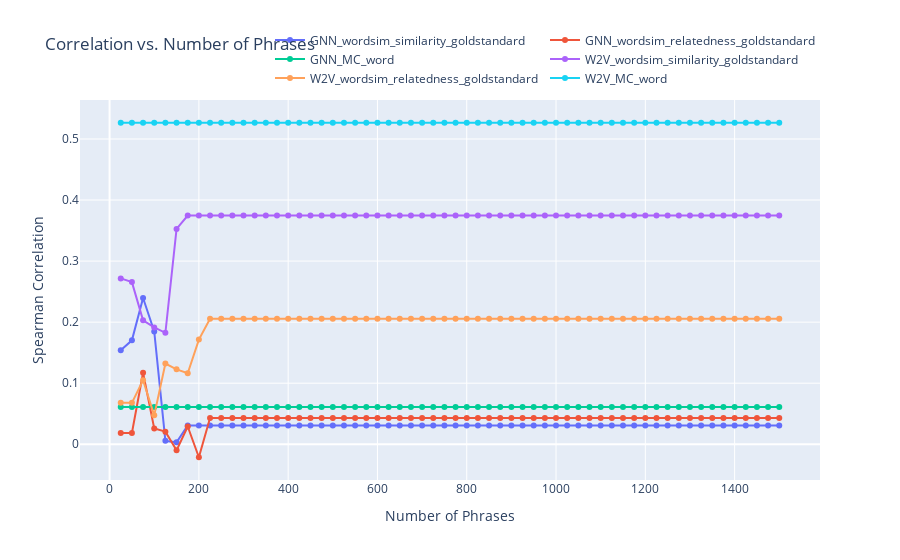

The cell this chart's notebook holds for it:
### Code cell
import pandas as pd
import plotly.graph_objs as go

# Assuming df1 and df2 are your DataFrames
df1 = pd.read_csv('resultatsgnn')
df2 = pd.read_csv('resultatsw2v')

# Define the range of phrase counts
phrase_counts = list(range(25, 1525, 25))

# Create an empty DataFrame to store the correlations
correlation_df1 = pd.DataFrame(index=phrase_counts)
correlation_df2 = pd.DataFrame(index=phrase_counts)

# Iterate over unique filepaths in DataFrame 1
for filepath in df1['filepath'].unique():
    # Filter DataFrame for the current filepath
    subset_df = df1[df1['filepath'] == filepath]
    
    # Extract correlation data
    correlations = subset_df['correlation spearman']
    
    # Interpolate correlations to align with the range of phrase counts
    interpolated_correlations = np.interp(phrase_counts, subset_df['nb-word'], correlations)
    
    # Store interpolated correlations in the correlation DataFrame
    correlation_df1[filepath] = interpolated_correlations

# Iterate over unique filepaths in DataFrame 2
for filepath in df2['filepath'].unique():
    # Filter DataFrame for the current filepath
    subset_df = df2[df2['filepath'] == filepath]
    
    # Extract correlation data
    correlations = subset_df['correlation spearman']
    
    # Interpolate correlations to align with the range of phrase counts
    interpolated_correlations = np.interp(phrase_counts, subset_df['nb-word'], correlations)
    
    # Store interpolated correlations in the correlation DataFrame
    correlation_df2[filepath] = interpolated_correlations

# Create traces for each filepath in DataFrame 1
traces_df1 = []
for filepath in correlation_df1.columns:
    trace = go.Scatter(x=correlation_df1.index, y=correlation_df1[filepath], mode='lines+markers', name='GNN_' + filepath.split('/')[-1].split('.')[0])
    traces_df1.append(trace)

# Create traces for each filepath in DataFrame 2
traces_df2 = []
for filepath in correlation_df2.columns:
    trace = go.Scatter(x=correlation_df2.index, y=correlation_df2[filepath], mode='lines+markers', name='W2V_' + filepath.split('/')[-1].split('.')[0])
    traces_df2.append(trace)

# Combine traces and layout
layout = go.Layout(
    title='Correlation vs. Number of Phrases',
    xaxis=dict(title='Number of Phrases'),
    yaxis=dict(title='Spearman Correlation'),
    legend=dict(orientation='h', yanchor='bottom', y=1.02, xanchor='right', x=1)
)

# Plot
fig = go.Figure(data=traces_df1 + traces_df2, layout=layout)
fig.show()
